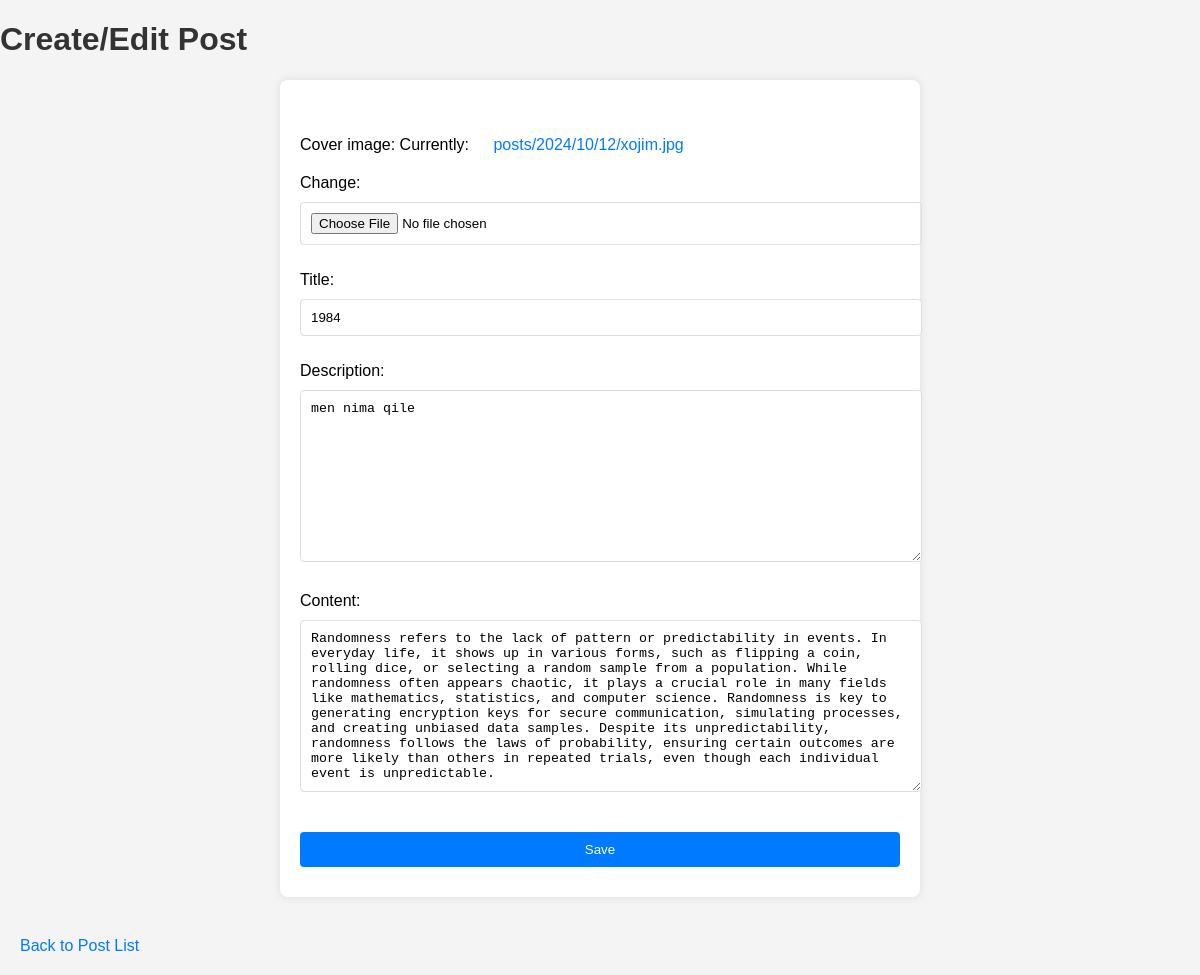
Page /post/4/edit/ on the committed database.
### post/models.py (models this page shows, shortened)
class Post(models.Model):
    cover_image = models.ImageField(upload_to="posts/%Y/%m/%d/")
    title = models.CharField(max_length=200)
    description = models.TextField()
    content = models.TextField()
    date_posted = models.DateTimeField(auto_now_add=True)
    author = models.ForeignKey(User, on_delete=models.CASCADE)

### post/views.py (the view)
# urls.py: path("post/<int:pk>/edit/", views.post_update, name="post_update"),
def post_update(request, pk):
    post = get_object_or_404(Post, pk=pk)
    if request.method == "POST":
        form = PostForm(request.POST, request.FILES, instance=post)
        if form.is_valid():
            form.save()
            return redirect("posts")
    else:
        form = PostForm(instance=post)
    return render(request, "create_post.html", {"form": form})

### post/forms.py
class PostForm(forms.ModelForm):
    class Meta:
        model = Post
        fields = ["cover_image", "title", "description", "content"]

### templates/create_post.html (shortened to what this page needs)
{% load static %}
<!DOCTYPE html>
<html>
<head>
    <link rel="stylesheet" type="text/css" href="{% static 'css/styles.css' %}">
</head>
<body>
    <h1>Create/Edit Post</h1>
    <form method="post" enctype="multipart/form-data">
        {{ form.as_p }}
        <button type="submit">Save</button>
    </form>
    <a href="{% url 'posts' %}">Back to Post List</a>
</body>
</html>

### static/css/styles.css (style rules this page uses)
body { font-family: Arial, sans-serif; margin: 0; padding: 0; background-color: #f4f4f4; }
h1 { color: #333; }
form { max-width: 600px; margin: 20px auto; padding: 20px; background: #fff; border-radius: 8px; box-shadow: 0 0 10px rgba(0, 0, 0, 0.1); }
form input, form textarea, form button { width: 100%; margin: 10px 0; padding: 10px; border: 1px solid #ddd; border-radius: 4px; }
form button { background-color: #007bff; color: white; border: none; cursor: pointer; }
a { display: inline-block; margin: 20px; text-decoration: none; color: #007bff; }

### rows in the picture
Post: title "1984", description "men nima qile", content "Randomness refers to the lack of pattern or predictability in events. In everyday life, it shows up in various forms, such as flipping a coin, rolling dice, or selecting a random sample from a population. While randomness often appears chaotic, it plays a crucial role in many fields like mathematics, statistics, and computer science. Randomness is key to generating encryption keys for secure communication, simulating processes, and creating unbiased data samples. Despite its unpredictability, randomness follows the laws of probability, ensuring certain outcomes are more likely than others in repeated trials, even though each individual event is unpredictable."
